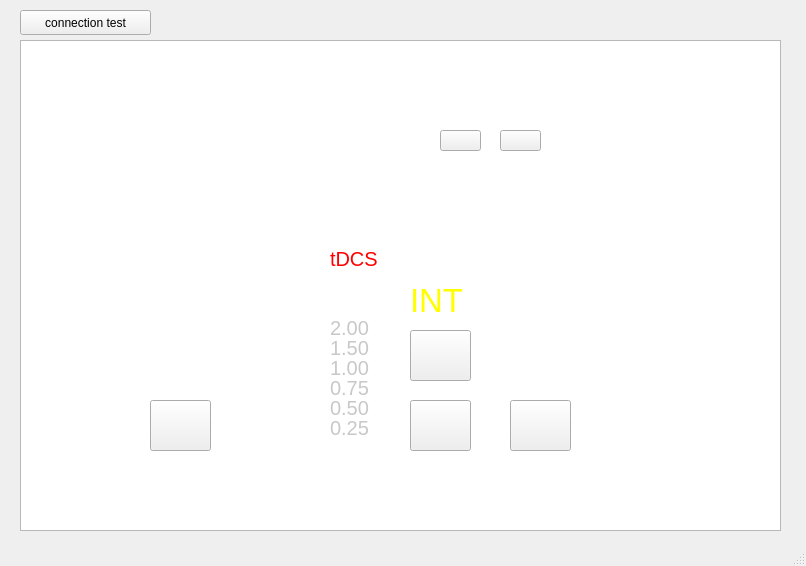
<?xml version="1.0" encoding="UTF-8"?>
<ui version="4.0">
 <class>MainWindow</class>
 <widget class="QMainWindow" name="MainWindow">
  <property name="geometry">
   <rect>
    <x>0</x>
    <y>0</y>
    <width>806</width>
    <height>566</height>
   </rect>
  </property>
  <property name="windowTitle">
   <string>Oasis Pro Simulation</string>
  </property>
  <property name="windowIcon">
   <iconset resource="resources.qrc">
    <normaloff>:/images/overlay/OasisProSkeleton.svg</normaloff>:/images/overlay/OasisProSkeleton.svg</iconset>
  </property>
  <property name="styleSheet">
   <string notr="true"/>
  </property>
  <widget class="QWidget" name="centralwidget">
   <widget class="QGraphicsView" name="oasisSkeleton">
    <property name="geometry">
     <rect>
      <x>20</x>
      <y>40</y>
      <width>761</width>
      <height>491</height>
     </rect>
    </property>
    <property name="styleSheet">
     <string notr="true">border-image:url(:/images/overlay/OasisProSkeleton.svg)

</string>
    </property>
   </widget>
   <widget class="QPushButton" name="powerButton">
    <property name="geometry">
     <rect>
      <x>510</x>
      <y>400</y>
      <width>61</width>
      <height>51</height>
     </rect>
    </property>
    <property name="styleSheet">
     <string notr="true">border-image:url(:/images/buttons/powerButton.svg)</string>
    </property>
    <property name="text">
     <string/>
    </property>
   </widget>
   <widget class="QPushButton" name="upButton">
    <property name="geometry">
     <rect>
      <x>410</x>
      <y>330</y>
      <width>61</width>
      <height>51</height>
     </rect>
    </property>
    <property name="styleSheet">
     <string notr="true">border-image:url(:/images/buttons/upButton.svg)
</string>
    </property>
    <property name="text">
     <string/>
    </property>
   </widget>
   <widget class="QPushButton" name="downButton">
    <property name="geometry">
     <rect>
      <x>410</x>
      <y>400</y>
      <width>61</width>
      <height>51</height>
     </rect>
    </property>
    <property name="styleSheet">
     <string notr="true">border-image:url(:/images/buttons/downButton.svg)
</string>
    </property>
    <property name="text">
     <string/>
    </property>
   </widget>
   <widget class="QPushButton" name="tickButton">
    <property name="geometry">
     <rect>
      <x>150</x>
      <y>400</y>
      <width>61</width>
      <height>51</height>
     </rect>
    </property>
    <property name="styleSheet">
     <string notr="true">border-image:url(:/images/buttons/tickButton.svg)
</string>
    </property>
    <property name="text">
     <string/>
    </property>
   </widget>
   <widget class="QLabel" name="intensityLabel">
    <property name="geometry">
     <rect>
      <x>410</x>
      <y>280</y>
      <width>61</width>
      <height>41</height>
     </rect>
    </property>
    <property name="font">
     <font>
      <pointsize>25</pointsize>
     </font>
    </property>
    <property name="styleSheet">
     <string notr="true">color:yellow</string>
    </property>
    <property name="text">
     <string>INT</string>
    </property>
   </widget>
   <widget class="QLabel" name="leftConnectionLabel">
    <property name="geometry">
     <rect>
      <x>450</x>
      <y>110</y>
      <width>31</width>
      <height>16</height>
     </rect>
    </property>
    <property name="styleSheet">
     <string notr="true">border-image:url(:/images/icons/LeftConnectionOff.svg)
</string>
    </property>
    <property name="text">
     <string/>
    </property>
   </widget>
   <widget class="QLabel" name="twentyMinsLabel">
    <property name="geometry">
     <rect>
      <x>180</x>
      <y>150</y>
      <width>41</width>
      <height>31</height>
     </rect>
    </property>
    <property name="styleSheet">
     <string notr="true">border-image:url(:/images/icons/20minSessionOff.svg)
</string>
    </property>
    <property name="text">
     <string/>
    </property>
   </widget>
   <widget class="QLabel" name="customSessionLabel">
    <property name="geometry">
     <rect>
      <x>300</x>
      <y>150</y>
      <width>41</width>
      <height>31</height>
     </rect>
    </property>
    <property name="styleSheet">
     <string notr="true">border-image:url(:/images/icons/CustomSessionOff.svg)
</string>
    </property>
    <property name="text">
     <string/>
    </property>
   </widget>
   <widget class="QLabel" name="fortyFiveMinsLabel">
    <property name="geometry">
     <rect>
      <x>240</x>
      <y>150</y>
      <width>41</width>
      <height>31</height>
     </rect>
    </property>
    <property name="styleSheet">
     <string notr="true">border-image:url(:/images/icons/45minSessionOff.svg)
</string>
    </property>
    <property name="text">
     <string/>
    </property>
   </widget>
   <widget class="QLabel" name="deltaLabel">
    <property name="geometry">
     <rect>
      <x>260</x>
      <y>200</y>
      <width>21</width>
      <height>21</height>
     </rect>
    </property>
    <property name="styleSheet">
     <string notr="true">border-image:url(:/images/icons/DeltaOff.svg)
</string>
    </property>
    <property name="text">
     <string/>
    </property>
   </widget>
   <widget class="QLabel" name="metLabel">
    <property name="geometry">
     <rect>
      <x>160</x>
      <y>200</y>
      <width>41</width>
      <height>21</height>
     </rect>
    </property>
    <property name="styleSheet">
     <string notr="true">border-image:url(:/images/icons/METOff.svg)
</string>
    </property>
    <property name="text">
     <string/>
    </property>
   </widget>
   <widget class="QLabel" name="subDeltaLabel">
    <property name="geometry">
     <rect>
      <x>220</x>
      <y>200</y>
      <width>21</width>
      <height>21</height>
     </rect>
    </property>
    <property name="styleSheet">
     <string notr="true">border-image:url(:/images/icons/DeltaSOff.svg)
</string>
    </property>
    <property name="text">
     <string/>
    </property>
   </widget>
   <widget class="QLabel" name="oneLabel">
    <property name="geometry">
     <rect>
      <x>260</x>
      <y>420</y>
      <width>41</width>
      <height>16</height>
     </rect>
    </property>
    <property name="styleSheet">
     <string notr="true">border-image:url(:/images/icons/OneOff.svg)
</string>
    </property>
    <property name="text">
     <string/>
    </property>
   </widget>
   <widget class="QLabel" name="twoLabel">
    <property name="geometry">
     <rect>
      <x>260</x>
      <y>400</y>
      <width>41</width>
      <height>16</height>
     </rect>
    </property>
    <property name="styleSheet">
     <string notr="true">border-image:url(:/images/icons/TwoOff.svg)
</string>
    </property>
    <property name="text">
     <string/>
    </property>
   </widget>
   <widget class="QLabel" name="threeLabel">
    <property name="geometry">
     <rect>
      <x>260</x>
      <y>380</y>
      <width>41</width>
      <height>16</height>
     </rect>
    </property>
    <property name="styleSheet">
     <string notr="true">border-image:url(:/images/icons/ThreeOff.svg)
</string>
    </property>
    <property name="text">
     <string/>
    </property>
   </widget>
   <widget class="QLabel" name="fourLabel">
    <property name="geometry">
     <rect>
      <x>260</x>
      <y>360</y>
      <width>41</width>
      <height>16</height>
     </rect>
    </property>
    <property name="styleSheet">
     <string notr="true">border-image:url(:/images/icons/FourOff.svg)
</string>
    </property>
    <property name="text">
     <string/>
    </property>
   </widget>
   <widget class="QLabel" name="fiveLabel">
    <property name="geometry">
     <rect>
      <x>260</x>
      <y>340</y>
      <width>41</width>
      <height>16</height>
     </rect>
    </property>
    <property name="styleSheet">
     <string notr="true">border-image:url(:/images/icons/FiveOff.svg)
</string>
    </property>
    <property name="text">
     <string/>
    </property>
   </widget>
   <widget class="QLabel" name="sixLabel">
    <property name="geometry">
     <rect>
      <x>260</x>
      <y>320</y>
      <width>41</width>
      <height>16</height>
     </rect>
    </property>
    <property name="styleSheet">
     <string notr="true">border-image:url(:/images/icons/SixOff.svg)
</string>
    </property>
    <property name="text">
     <string/>
    </property>
   </widget>
   <widget class="QLabel" name="eightLabel">
    <property name="geometry">
     <rect>
      <x>260</x>
      <y>280</y>
      <width>41</width>
      <height>16</height>
     </rect>
    </property>
    <property name="styleSheet">
     <string notr="true">border-image:url(:/images/icons/EightOff.svg)
</string>
    </property>
    <property name="text">
     <string/>
    </property>
   </widget>
   <widget class="QLabel" name="sevenLabel">
    <property name="geometry">
     <rect>
      <x>260</x>
      <y>300</y>
      <width>41</width>
      <height>16</height>
     </rect>
    </property>
    <property name="styleSheet">
     <string notr="true">border-image:url(:/images/icons/SevenOff.svg)
</string>
    </property>
    <property name="text">
     <string/>
    </property>
   </widget>
   <widget class="QLabel" name="zeroTwoFiveLabel">
    <property name="geometry">
     <rect>
      <x>330</x>
      <y>420</y>
      <width>41</width>
      <height>16</height>
     </rect>
    </property>
    <property name="font">
     <font>
      <pointsize>15</pointsize>
     </font>
    </property>
    <property name="styleSheet">
     <string notr="true">color: rgba(200,200, 200)</string>
    </property>
    <property name="text">
     <string>0.25</string>
    </property>
   </widget>
   <widget class="QLabel" name="zeroFiveLabel">
    <property name="geometry">
     <rect>
      <x>330</x>
      <y>400</y>
      <width>41</width>
      <height>16</height>
     </rect>
    </property>
    <property name="font">
     <font>
      <pointsize>15</pointsize>
     </font>
    </property>
    <property name="styleSheet">
     <string notr="true">color: rgba(200,200, 200)</string>
    </property>
    <property name="text">
     <string>0.50</string>
    </property>
   </widget>
   <widget class="QLabel" name="zeroSevenFiveLabel">
    <property name="geometry">
     <rect>
      <x>330</x>
      <y>380</y>
      <width>41</width>
      <height>16</height>
     </rect>
    </property>
    <property name="font">
     <font>
      <pointsize>15</pointsize>
     </font>
    </property>
    <property name="styleSheet">
     <string notr="true">color: rgba(200,200, 200)</string>
    </property>
    <property name="text">
     <string>0.75</string>
    </property>
   </widget>
   <widget class="QLabel" name="oneZeroZeroLabel">
    <property name="geometry">
     <rect>
      <x>330</x>
      <y>360</y>
      <width>41</width>
      <height>16</height>
     </rect>
    </property>
    <property name="font">
     <font>
      <pointsize>15</pointsize>
     </font>
    </property>
    <property name="styleSheet">
     <string notr="true">color: rgba(200,200, 200)</string>
    </property>
    <property name="text">
     <string>1.00</string>
    </property>
   </widget>
   <widget class="QLabel" name="plusTwoLabel">
    <property name="geometry">
     <rect>
      <x>340</x>
      <y>280</y>
      <width>21</width>
      <height>16</height>
     </rect>
    </property>
    <property name="font">
     <font>
      <pointsize>15</pointsize>
     </font>
    </property>
    <property name="styleSheet">
     <string notr="true">border-image:url(:/images/icons/PlusTwoOff.svg)</string>
    </property>
    <property name="text">
     <string/>
    </property>
   </widget>
   <widget class="QLabel" name="twoZeroZeroLabel">
    <property name="geometry">
     <rect>
      <x>330</x>
      <y>320</y>
      <width>41</width>
      <height>16</height>
     </rect>
    </property>
    <property name="font">
     <font>
      <pointsize>15</pointsize>
     </font>
    </property>
    <property name="styleSheet">
     <string notr="true">color: rgba(200,200, 200)</string>
    </property>
    <property name="text">
     <string>2.00</string>
    </property>
   </widget>
   <widget class="QLabel" name="oneFiveZeroLabel">
    <property name="geometry">
     <rect>
      <x>330</x>
      <y>340</y>
      <width>41</width>
      <height>16</height>
     </rect>
    </property>
    <property name="font">
     <font>
      <pointsize>15</pointsize>
     </font>
    </property>
    <property name="styleSheet">
     <string notr="true">color: rgba(200,200, 200)</string>
    </property>
    <property name="text">
     <string>1.50</string>
    </property>
   </widget>
   <widget class="QLabel" name="plusOneLabel">
    <property name="geometry">
     <rect>
      <x>340</x>
      <y>300</y>
      <width>21</width>
      <height>16</height>
     </rect>
    </property>
    <property name="font">
     <font>
      <pointsize>15</pointsize>
     </font>
    </property>
    <property name="styleSheet">
     <string notr="true">border-image:url(:/images/icons/PlusOneOff.svg)</string>
    </property>
    <property name="text">
     <string/>
    </property>
   </widget>
   <widget class="QLabel" name="tDCSLabel">
    <property name="geometry">
     <rect>
      <x>330</x>
      <y>250</y>
      <width>54</width>
      <height>17</height>
     </rect>
    </property>
    <property name="font">
     <font>
      <pointsize>15</pointsize>
     </font>
    </property>
    <property name="styleSheet">
     <string notr="true">color:red</string>
    </property>
    <property name="text">
     <string>tDCS</string>
    </property>
   </widget>
   <widget class="QLabel" name="rightConnectionLabel">
    <property name="geometry">
     <rect>
      <x>510</x>
      <y>110</y>
      <width>31</width>
      <height>16</height>
     </rect>
    </property>
    <property name="styleSheet">
     <string notr="true">border-image:url(:/images/icons/RightConnectionOff.svg)
</string>
    </property>
    <property name="text">
     <string/>
    </property>
   </widget>
   <widget class="QLabel" name="thetaLabel">
    <property name="geometry">
     <rect>
      <x>310</x>
      <y>200</y>
      <width>21</width>
      <height>21</height>
     </rect>
    </property>
    <property name="styleSheet">
     <string notr="true">border-image:url(:/images/icons/ThetaOff.svg)
</string>
    </property>
    <property name="text">
     <string/>
    </property>
   </widget>
   <widget class="QLabel" name="powerLabel">
    <property name="geometry">
     <rect>
      <x>520</x>
      <y>380</y>
      <width>41</width>
      <height>16</height>
     </rect>
    </property>
    <property name="styleSheet">
     <string notr="true">border-image:url(:/images/icons/powerOff.svg)
</string>
    </property>
    <property name="text">
     <string/>
    </property>
   </widget>
   <widget class="QPushButton" name="leftEarButton">
    <property name="geometry">
     <rect>
      <x>440</x>
      <y>130</y>
      <width>41</width>
      <height>21</height>
     </rect>
    </property>
    <property name="styleSheet">
     <string notr="true">border-image:url(:/images/icons/LeftOff.svg)

</string>
    </property>
    <property name="text">
     <string/>
    </property>
   </widget>
   <widget class="QPushButton" name="rightEarButton">
    <property name="geometry">
     <rect>
      <x>500</x>
      <y>130</y>
      <width>41</width>
      <height>21</height>
     </rect>
    </property>
    <property name="styleSheet">
     <string notr="true">border-image:url(:/images/icons/RightOff.svg)

</string>
    </property>
    <property name="text">
     <string/>
    </property>
   </widget>
   <widget class="QPushButton" name="connectionTestButton">
    <property name="geometry">
     <rect>
      <x>20</x>
      <y>10</y>
      <width>131</width>
      <height>25</height>
     </rect>
    </property>
    <property name="text">
     <string>connection test</string>
    </property>
   </widget>
  </widget>
  <widget class="QMenuBar" name="menubar">
   <property name="geometry">
    <rect>
     <x>0</x>
     <y>0</y>
     <width>806</width>
     <height>22</height>
    </rect>
   </property>
  </widget>
  <widget class="QStatusBar" name="statusbar"/>
 </widget>
 <resources>
  <include location="resources.qrc"/>
 </resources>
 <connections/>
</ui>
